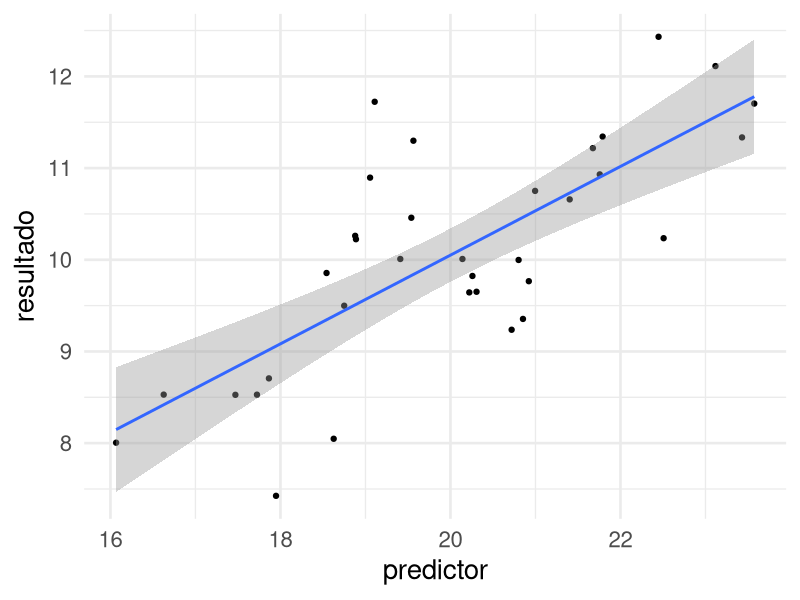

Write R code to recreate this figure.
## ---- chunk 1
library(dplyr)
library(ggplot2)
## ---- chunk 2
library(ggplot2)

set.seed(123)

x <- rnorm(n = 34, mean = 20, sd = 2)
err <- rnorm(n = 34, mean = 0,sd=1)
y <- x/2 + err

df <- data.frame(resultado = y, predictor = x)
ggplot(df, aes(x = predictor, y = resultado)) +
  geom_point() +
  geom_smooth(method='lm') +
  theme_minimal(base_size=20)
